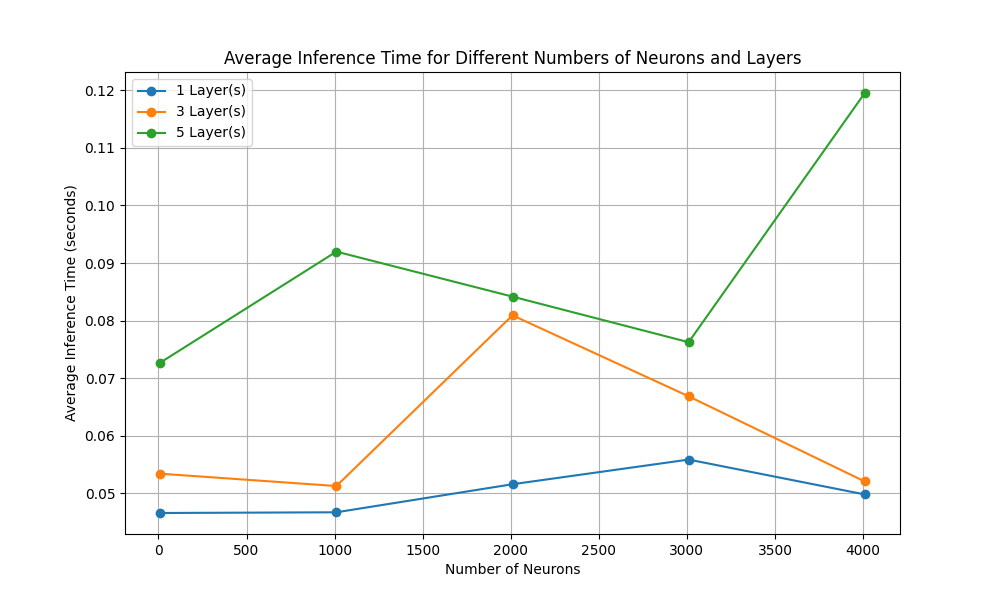

Source code (Python):
import numpy as np
from tensorflow.keras.models import Sequential
from tensorflow.keras.layers import Dense
from tensorflow.keras.initializers import RandomNormal
import time
import matplotlib.pyplot as plt

# Festlegen der Parameter
input_dim = 90
encoding_dim = 6  # Dimension der Engstelle
sampling_rate = 30000
duration = 0.003  # 3 milliseconds

# Erzeugen eines Testsignals
time_steps = int(sampling_rate * duration)
test_signal = np.random.rand(time_steps)

# Funktion zum Erstellen und Trainieren des Autoencoders
def train_autoencoder(neurons, layers):
    model = Sequential()
    model.add(Dense(neurons, activation='relu', input_shape=(input_dim,), kernel_initializer=RandomNormal(mean=0.3, stddev=0.05)))
    for _ in range(layers - 1):
        model.add(Dense(neurons, activation='relu', kernel_initializer=RandomNormal(mean=0.3, stddev=0.05)))
    model.add(Dense(encoding_dim, activation='tanh', kernel_initializer=RandomNormal(mean=0.3, stddev=0.05)))  # Engstelle

    model.compile(optimizer='adam', loss='mse')
    model.summary()
    
    start_time = time.time()
    for _ in range(100):
        model.predict(test_signal.reshape(1, input_dim))
    end_time = time.time()
    
    return (end_time - start_time) / 100

# Schleife über verschiedene Anzahlen von Neuronen und mehrere Läufe
neuron_counts = list(range(10, 5001, 1000))
layer_counts = [1, 3, 5]  # Verschiedene Anzahl von Schichten
results = {}

for layers in layer_counts:
    times = []
    for neurons in neuron_counts:
        run_times = []
        for _ in range(5):
            elapsed_time = train_autoencoder(neurons, layers)
            run_times.append(elapsed_time)
        avg_time = np.mean(run_times)
        times.append(avg_time)
        print(f"Layers: {layers}, Neurons: {neurons}, Average Time: {avg_time:.6f} seconds")
    results[layers] = times

# Plotten der Ergebnisse
plt.figure(figsize=(10, 6))
for layers, times in results.items():
    plt.plot(neuron_counts, times, marker='o', label=f'{layers} Layer(s)')
plt.xlabel('Number of Neurons')
plt.ylabel('Average Inference Time (seconds)')
plt.title('Average Inference Time for Different Numbers of Neurons and Layers')
plt.legend()
plt.grid(True)
plt.show()
